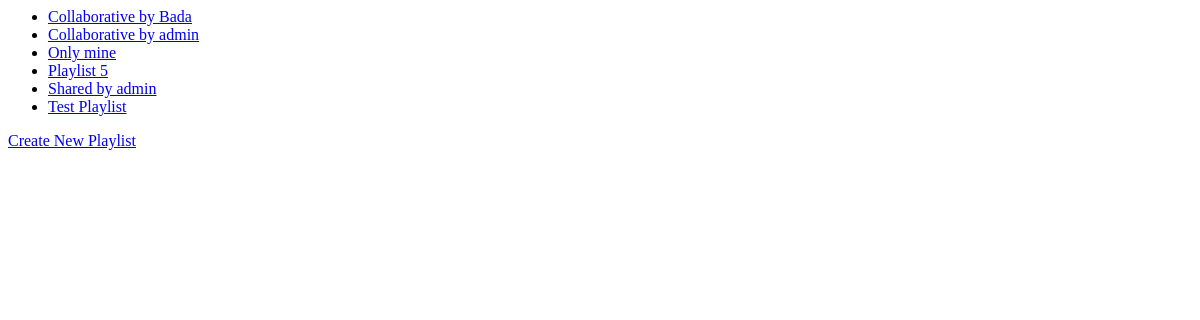
/playlistmanager/playlist_list (signed in), run on an earlier commit of the app's database.
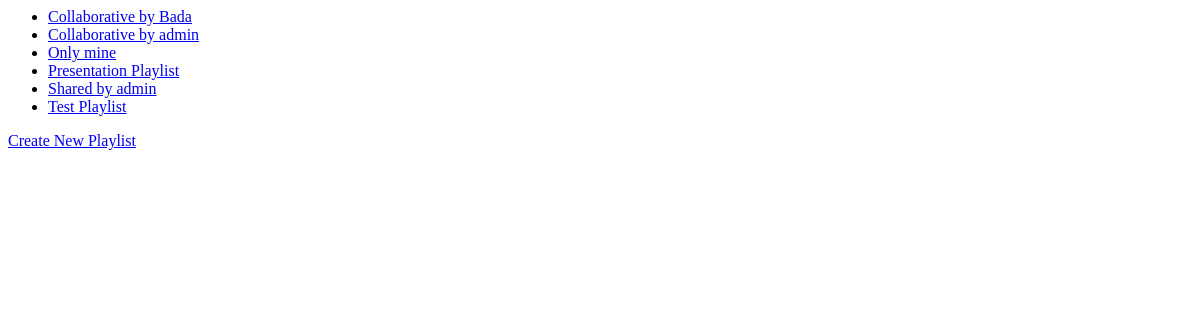
And on a later commit of the database.
### playlist_manager/models.py (models this page shows, shortened)
class Playlist(models.Model):
    playlist_name = models.CharField(max_length = 200, help_text="Enter a playlist name")
    playlist_description = models.CharField(max_length = 1000, help_text="Enter a discription for your playlist", default = '')
    owner = models.ManyToManyField(User)
    collaborative_status = models.BooleanField(default = False)
    shared_status = models.BooleanField(default = False)
    songs = models.ManyToManyField(Song)

### playlist_manager/views.py (the view)
# urls.py: path('playlist_list', login_required(PlaylistList.as_view()), name='playlist_list'),
class PlaylistList(View):
    def get(self, request):
        current_user = request.user
        playlist_list = Playlist.objects.filter(owner=current_user).order_by('playlist_name')
        context = {'playlist_list': playlist_list}
        return render(request, 'playlist_manager/playlist_list.html', context)

### playlist_manager/templates/playlist_manager/playlist_list.html
{% if playlist_list %}
  <ul>
    {% for playlist in playlist_list %}
      <li><a = href="{% url 'playlist_detail' playlist.id %}">{{ playlist.playlist_name }}</a></li>
    {% endfor %}
  </ul>
{% else %}
 <p> No playlists are available. </p>
{% endif %}
<a href="create_playlist">Create New Playlist</a>

What changed in the data, as far as the page shows it:
removed Playlist: playlist_name "Playlist 5"
added Playlist: playlist_name "Presentation Playlist"
